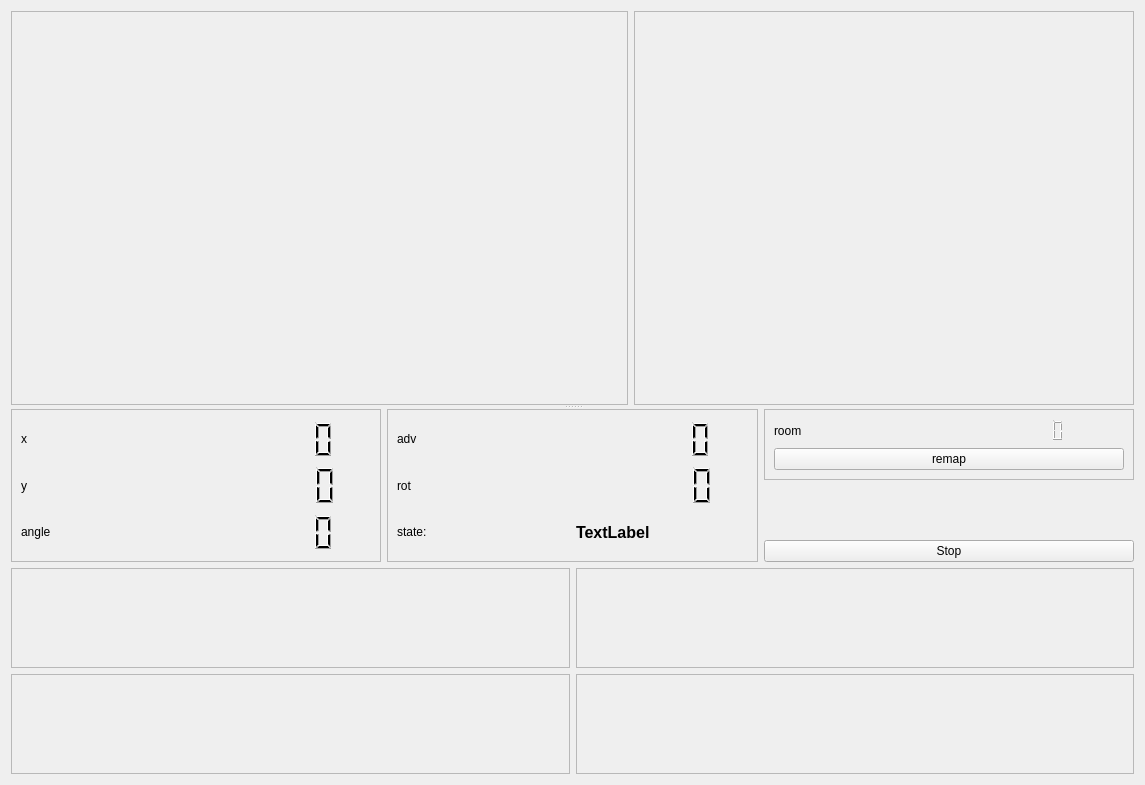
<?xml version="1.0" encoding="UTF-8"?>
<ui version="4.0">
 <class>guiDlg</class>
 <widget class="QWidget" name="guiDlg">
  <property name="geometry">
   <rect>
    <x>0</x>
    <y>0</y>
    <width>1145</width>
    <height>785</height>
   </rect>
  </property>
  <property name="windowTitle">
   <string>Localiser</string>
  </property>
  <layout class="QVBoxLayout" name="verticalLayout_10">
   <item>
    <layout class="QVBoxLayout" name="verticalLayout_9">
     <item>
      <widget class="QSplitter" name="splitter">
       <property name="orientation">
        <enum>Qt::Vertical</enum>
       </property>
       <widget class="QWidget" name="layoutWidget">
        <layout class="QHBoxLayout" name="horizontalLayout_17">
         <item>
          <widget class="QFrame" name="frame">
           <property name="sizePolicy">
            <sizepolicy hsizetype="Expanding" vsizetype="Preferred">
             <horstretch>0</horstretch>
             <verstretch>0</verstretch>
            </sizepolicy>
           </property>
           <property name="minimumSize">
            <size>
             <width>400</width>
             <height>300</height>
            </size>
           </property>
           <property name="frameShape">
            <enum>QFrame::StyledPanel</enum>
           </property>
           <property name="frameShadow">
            <enum>QFrame::Raised</enum>
           </property>
          </widget>
         </item>
         <item>
          <widget class="QFrame" name="frame_3d">
           <property name="minimumSize">
            <size>
             <width>500</width>
             <height>300</height>
            </size>
           </property>
           <property name="frameShape">
            <enum>QFrame::StyledPanel</enum>
           </property>
           <property name="frameShadow">
            <enum>QFrame::Raised</enum>
           </property>
          </widget>
         </item>
        </layout>
       </widget>
       <widget class="QWidget" name="layoutWidget">
        <layout class="QHBoxLayout" name="horizontalLayout_7">
         <item>
          <widget class="QFrame" name="frame_3">
           <property name="frameShape">
            <enum>QFrame::StyledPanel</enum>
           </property>
           <property name="frameShadow">
            <enum>QFrame::Raised</enum>
           </property>
           <layout class="QVBoxLayout" name="verticalLayout_2">
            <item>
             <layout class="QVBoxLayout" name="verticalLayout">
              <item>
               <layout class="QHBoxLayout" name="horizontalLayout_2">
                <item>
                 <widget class="QLabel" name="label">
                  <property name="text">
                   <string>x</string>
                  </property>
                 </widget>
                </item>
                <item>
                 <widget class="QLCDNumber" name="lcdNumber_x">
                  <property name="font">
                   <font>
                    <bold>true</bold>
                   </font>
                  </property>
                  <property name="frameShape">
                   <enum>QFrame::NoFrame</enum>
                  </property>
                  <property name="frameShadow">
                   <enum>QFrame::Plain</enum>
                  </property>
                 </widget>
                </item>
               </layout>
              </item>
              <item>
               <layout class="QHBoxLayout" name="horizontalLayout_3">
                <item>
                 <widget class="QLabel" name="label_2">
                  <property name="text">
                   <string>y</string>
                  </property>
                 </widget>
                </item>
                <item>
                 <widget class="QLCDNumber" name="lcdNumber_y">
                  <property name="font">
                   <font>
                    <bold>true</bold>
                   </font>
                  </property>
                  <property name="frameShape">
                   <enum>QFrame::NoFrame</enum>
                  </property>
                 </widget>
                </item>
               </layout>
              </item>
              <item>
               <layout class="QHBoxLayout" name="horizontalLayout_6">
                <item>
                 <widget class="QLabel" name="label_3">
                  <property name="text">
                   <string>angle</string>
                  </property>
                 </widget>
                </item>
                <item>
                 <widget class="QLCDNumber" name="lcdNumber_angle">
                  <property name="font">
                   <font>
                    <bold>true</bold>
                   </font>
                  </property>
                  <property name="frameShape">
                   <enum>QFrame::NoFrame</enum>
                  </property>
                 </widget>
                </item>
               </layout>
              </item>
             </layout>
            </item>
           </layout>
          </widget>
         </item>
         <item>
          <widget class="QFrame" name="frame_4">
           <property name="frameShape">
            <enum>QFrame::StyledPanel</enum>
           </property>
           <property name="frameShadow">
            <enum>QFrame::Raised</enum>
           </property>
           <layout class="QVBoxLayout" name="verticalLayout_4">
            <item>
             <layout class="QVBoxLayout" name="verticalLayout_3">
              <item>
               <layout class="QHBoxLayout" name="horizontalLayout_4">
                <item>
                 <widget class="QLabel" name="label_4">
                  <property name="text">
                   <string>adv</string>
                  </property>
                 </widget>
                </item>
                <item>
                 <widget class="QLCDNumber" name="lcdNumber_adv">
                  <property name="frameShape">
                   <enum>QFrame::NoFrame</enum>
                  </property>
                 </widget>
                </item>
               </layout>
              </item>
              <item>
               <layout class="QHBoxLayout" name="horizontalLayout_5">
                <item>
                 <widget class="QLabel" name="label_5">
                  <property name="text">
                   <string>rot</string>
                  </property>
                 </widget>
                </item>
                <item>
                 <widget class="QLCDNumber" name="lcdNumber_rot">
                  <property name="font">
                   <font>
                    <bold>true</bold>
                   </font>
                  </property>
                  <property name="frameShape">
                   <enum>QFrame::NoFrame</enum>
                  </property>
                 </widget>
                </item>
               </layout>
              </item>
              <item>
               <layout class="QHBoxLayout" name="horizontalLayout">
                <item>
                 <widget class="QLabel" name="label_state_name">
                  <property name="text">
                   <string>state:</string>
                  </property>
                 </widget>
                </item>
                <item>
                 <widget class="QLabel" name="label_state">
                  <property name="font">
                   <font>
                    <pointsize>12</pointsize>
                    <bold>true</bold>
                   </font>
                  </property>
                  <property name="text">
                   <string>TextLabel</string>
                  </property>
                 </widget>
                </item>
               </layout>
              </item>
             </layout>
            </item>
           </layout>
          </widget>
         </item>
         <item>
          <layout class="QVBoxLayout" name="verticalLayout_6">
           <item>
            <widget class="QFrame" name="frame_5">
             <property name="frameShape">
              <enum>QFrame::StyledPanel</enum>
             </property>
             <property name="frameShadow">
              <enum>QFrame::Raised</enum>
             </property>
             <layout class="QVBoxLayout" name="verticalLayout_5">
              <item>
               <layout class="QHBoxLayout" name="horizontalLayout_10">
                <item>
                 <widget class="QLabel" name="label_state_name_2">
                  <property name="text">
                   <string>room</string>
                  </property>
                 </widget>
                </item>
                <item>
                 <widget class="QLCDNumber" name="lcdNumber_room">
                  <property name="font">
                   <font>
                    <bold>true</bold>
                   </font>
                  </property>
                  <property name="frameShape">
                   <enum>QFrame::NoFrame</enum>
                  </property>
                 </widget>
                </item>
               </layout>
              </item>
              <item>
               <widget class="QPushButton" name="pushButton_remap">
                <property name="text">
                 <string>remap</string>
                </property>
               </widget>
              </item>
             </layout>
            </widget>
           </item>
           <item>
            <spacer name="verticalSpacer">
             <property name="orientation">
              <enum>Qt::Vertical</enum>
             </property>
             <property name="sizeHint" stdset="0">
              <size>
               <width>20</width>
               <height>18</height>
              </size>
             </property>
            </spacer>
           </item>
           <item>
            <widget class="QPushButton" name="pushButton_stop">
             <property name="text">
              <string>Stop</string>
             </property>
             <property name="checkable">
              <bool>true</bool>
             </property>
            </widget>
           </item>
          </layout>
         </item>
        </layout>
       </widget>
      </widget>
     </item>
     <item>
      <layout class="QHBoxLayout" name="horizontalLayout_8">
       <item>
        <layout class="QVBoxLayout" name="verticalLayout_7">
         <item>
          <widget class="QFrame" name="frame_plot_error_1">
           <property name="minimumSize">
            <size>
             <width>430</width>
             <height>100</height>
            </size>
           </property>
           <property name="frameShape">
            <enum>QFrame::StyledPanel</enum>
           </property>
           <property name="frameShadow">
            <enum>QFrame::Raised</enum>
           </property>
          </widget>
         </item>
         <item>
          <widget class="QFrame" name="frame_plot_error_2">
           <property name="minimumSize">
            <size>
             <width>430</width>
             <height>100</height>
            </size>
           </property>
           <property name="frameShape">
            <enum>QFrame::StyledPanel</enum>
           </property>
           <property name="frameShadow">
            <enum>QFrame::Raised</enum>
           </property>
          </widget>
         </item>
        </layout>
       </item>
       <item>
        <layout class="QVBoxLayout" name="verticalLayout_8">
         <item>
          <widget class="QFrame" name="frame_plot_error_3">
           <property name="minimumSize">
            <size>
             <width>430</width>
             <height>100</height>
            </size>
           </property>
           <property name="frameShape">
            <enum>QFrame::StyledPanel</enum>
           </property>
           <property name="frameShadow">
            <enum>QFrame::Raised</enum>
           </property>
          </widget>
         </item>
         <item>
          <widget class="QFrame" name="frame_plot_error_4">
           <property name="minimumSize">
            <size>
             <width>430</width>
             <height>100</height>
            </size>
           </property>
           <property name="frameShape">
            <enum>QFrame::StyledPanel</enum>
           </property>
           <property name="frameShadow">
            <enum>QFrame::Raised</enum>
           </property>
          </widget>
         </item>
        </layout>
       </item>
      </layout>
     </item>
    </layout>
   </item>
  </layout>
 </widget>
 <resources/>
 <connections/>
</ui>
